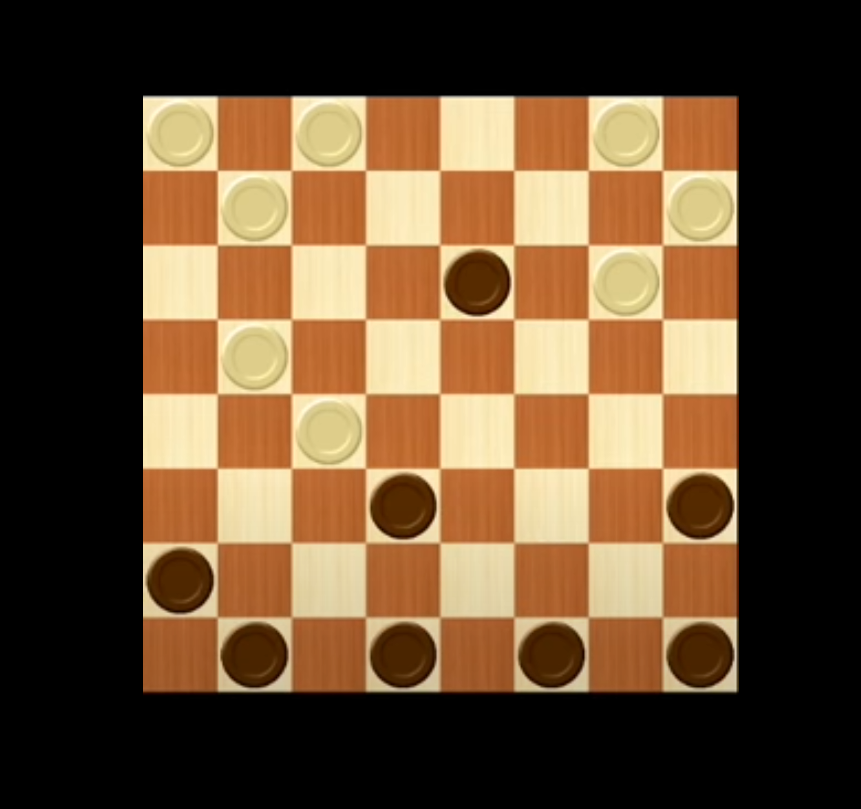
#> input picture tablero4.png, 861 x 809 px
$ python 'RIVERAVJt4.4v2 programa.py'
#> lines starting #> are read from the running program, lines starting #| are printed output that depends on the picture; after the words box and inside, x2 and y2 are one past the last pixel; in counts of white or black regions, pixels touching at a corner belong together
#JUAN RIVERA VARGAS
import cv2
import numpy as np
import matplotlib.pyplot as plt

###########################################INGRESA EL NOMBRE DE TU IMAGEN EN LA VARIABLE NOMBRE
############################################TAMBIEN DEBES PONER SU EXTENSION

nombre='tablero4.png'
img1 = cv2.imread(nombre,0)
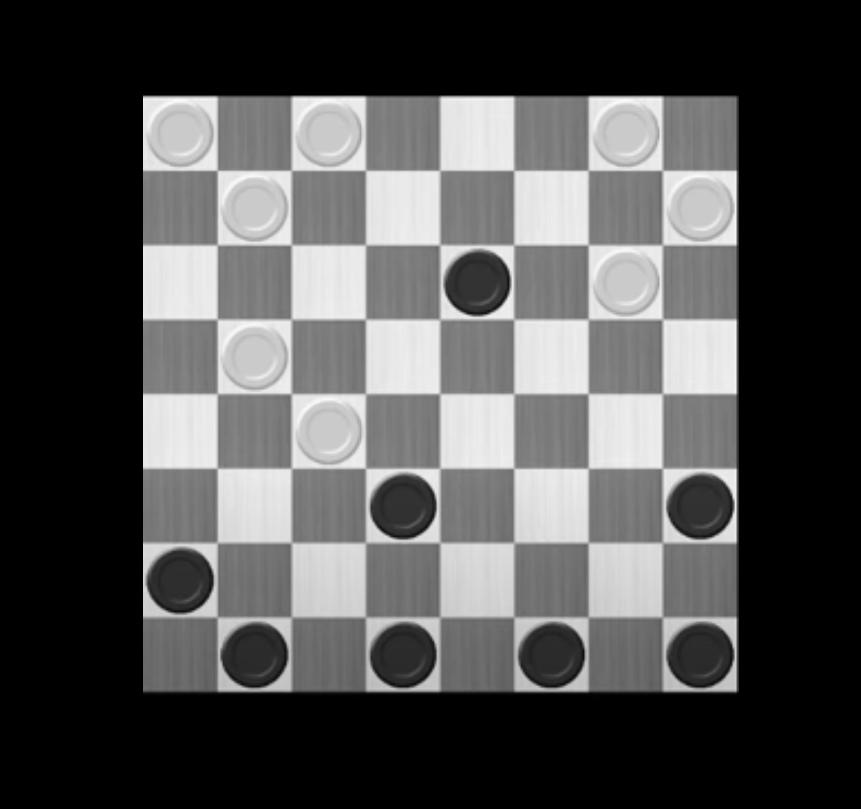
#> img1: shape (809, 861); min 0, max 251, mean 79.6
img2 = cv2.imread(nombre)
#> img2 is the input picture: shape (809, 861, 3); mean B, G, R 48.9, 75.2, 100.7

#### TABLERO DE LETRAS
letras='A B C D E F G H'.split()
numeros='8 7 6 5 4 3 2 1'.split()
tablero=[]
for numero in numeros:
  fila=[]
  for letra in letras:
    fila.append(letra + numero)
  tablero.append(fila)

tablero = np.array(tablero)

ancho=img1.shape[1]
#> ancho = 861
alto=img1.shape[0]
#> alto = 809

######################################Encuentra la arista izquierda y la superior del tablero
arista_izquierda=0
arista_superior=0
out=0
for c in range(ancho):
  for r in range(alto):
    #print(img1[r,c])
    if img1[r,c] != 0:

      arista_izquierda=c
      arista_superior=r
      out=1
      break
  if out==1:
    break


#########################################encuentra la arista inferior y derecha
arista_derecha=0
arista_inferior=0
out=0
for c in range(ancho,0,-1):
  for r in range(alto,0,-1):
    #print(img1[r,c])
    if img1[r-1,c-1] != 0:

      arista_derecha=c-1
      arista_inferior=r-1
      out=1
      break
  if out==1:
    break


########################################Encuentra las coordenadas x de cada fila del tablero
coordenadasx=[]
#dibujar lineas que atraviesan el tablero
l=37
for i in range(8):
  coordenadasx.append(l + arista_izquierda)
  if i%2==0:
    l=l+75
  else:
    l=l+74


###########################################Encuentra las coordenadas y de cada fila del tablero
coordenadasy=[]
h=38
for i in range(8):
  coordenadasy.append(arista_superior + h)
  if i%2==0:
    h=h+75
  else:
    h=h+74


#####################################################Cuenta las fichas y dibuja los circulos y letras
tonos_de_gris=[]

blancas=0
negras=0

letra=0
font = cv2.FONT_ITALIC
for i in coordenadasx:
  numero=0

  for j in coordenadasy:

    tono=img1[j,i]
    tonos_de_gris.append(tono)

    if tono <= 204+5 and tono >= 204-10:
      blancas=blancas+1
      cv2.circle(img2,(i,j),36,(238,197,72),4)
      #texto
      cv2.putText(img2,tablero[numero, letra],(i-21,j+10),font,1,(248,118,22),2,cv2.LINE_AA)

    elif tono <= 53+20 and tono >= 53-20:
      negras=negras+1
      cv2.circle(img2,(i,j),36,(0,255,0),4)
      #texto
      cv2.putText(img2,tablero[numero, letra],(i-21,j+10),font,1,(0,255,0),2,cv2.LINE_AA)

    numero += 1
  letra += 1
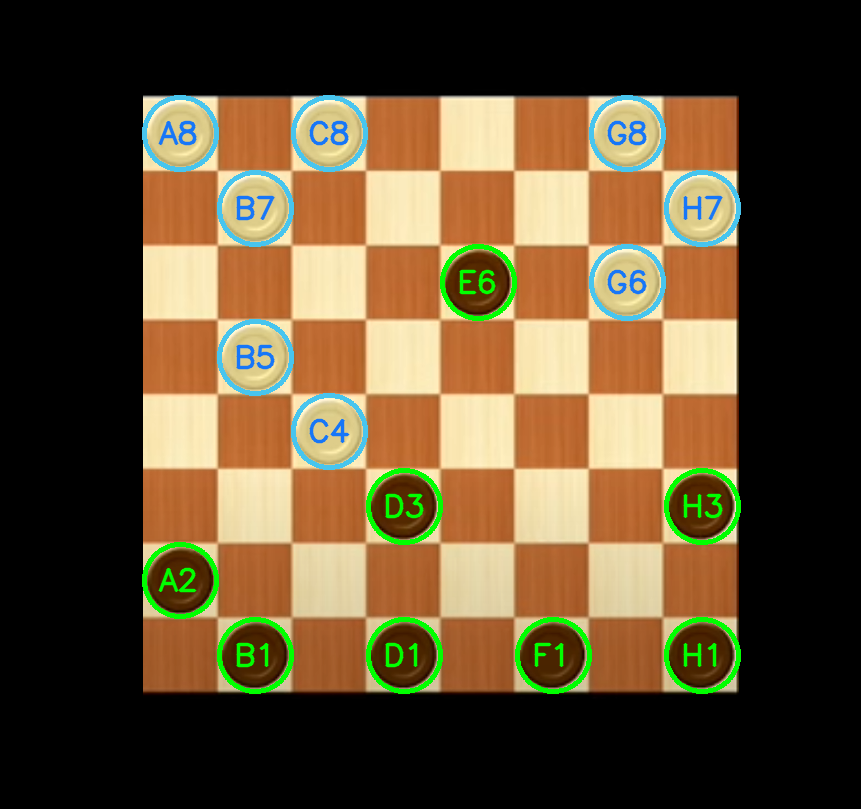
#> img2: shape (809, 861, 3); 3.78% of pixels changed, all inside (x1, y1, x2, y2) = (142, 95, 741, 694)
#> after the loop, blancas = 8; letra = 8; negras = 8; tonos_de_gris = 64 values, max 236 at index 52, min 43 at index 15, mean 149

###################################################Se imprime el total de fichas
cadena_blancas='Fichas blancas: ' + str(blancas)
#> cadena_blancas = 'Fichas blancas: 8'
cv2.putText(img2,cadena_blancas,(arista_izquierda - 20,arista_superior - 15),font,1,(248,118,22),2,cv2.LINE_AA)

cadena_negras='Fichas cafes: ' + str(negras)
#> cadena_negras = 'Fichas cafes: 8'
cv2.putText(img2,cadena_negras,(arista_izquierda - 20,arista_inferior + 45),font,1,(0,255,0),2,cv2.LINE_AA)
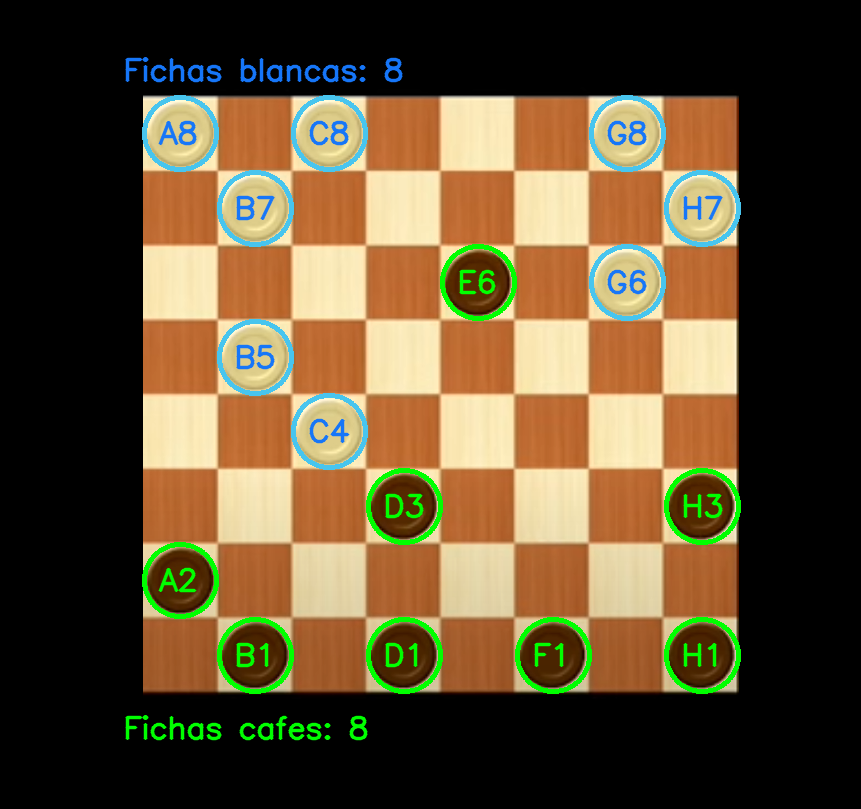
#> img2: shape (809, 861, 3); mean B, G, R 49.3, 77.4, 94.8


#########################################################SE IMPRIME EL TABLERO
img2=cv2.cvtColor(img2,cv2.COLOR_BGR2RGB)
plt.imshow(img2)
plt.title('Tablero ' + nombre[7])
plt.xticks([]),plt.yticks([])
plt.show()

$ run again, with tablero1.png copied over tablero4.png
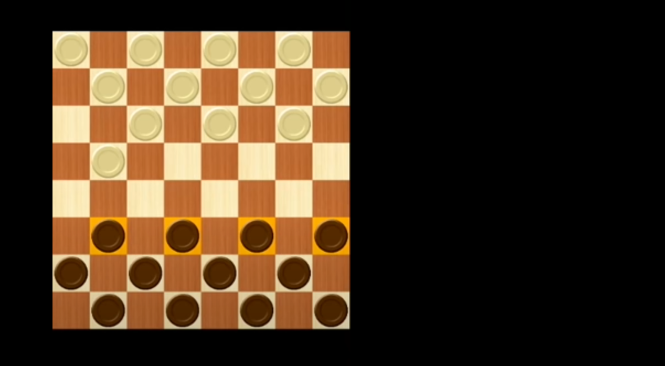
#> input picture tablero1.png, 1330 x 732 px (shown at 1/2 size)
#> img2 is the input picture: shape (732, 1330, 3); mean B, G, R 30.5, 50.4, 69.6
#> after the loop `for i in coordenadasx:`:
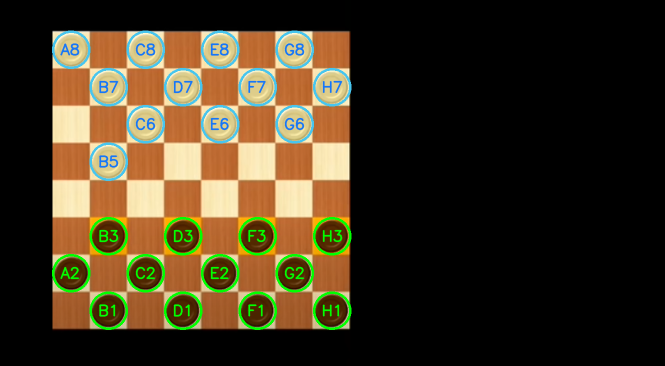
#> img2: shape (732, 1330, 3) (shown at 1/2 size); 4.06% of pixels changed, all inside (x1, y1, x2, y2) = (104, 61, 703, 660)
#> after the loop `for i in coordenadasx:`: blancas = 12; letra = 8; negras = 12; tonos_de_gris = 64 values, max 236 at index 59, min 43 at index 15, mean 136.4
#> cadena_blancas = 'Fichas blancas: 12'
#> cadena_negras = 'Fichas cafes: 12'
#> `cv2.putText(img2,cadena_negras,(arista_izquierda - 20,arista_inferior ..`:
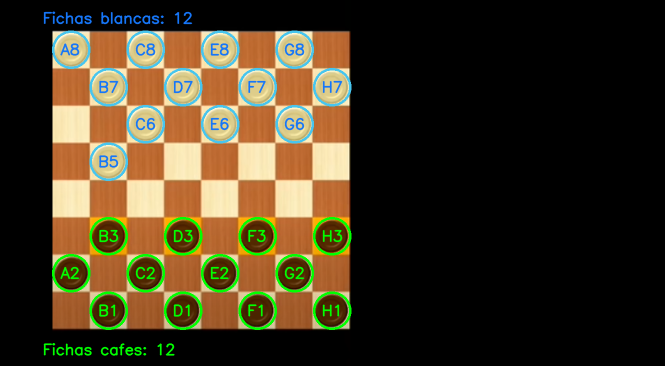
#> img2: shape (732, 1330, 3) (shown at 1/2 size); mean B, G, R 31.2, 52.6, 63.1

$ run again, with tablero2.png copied over tablero4.png
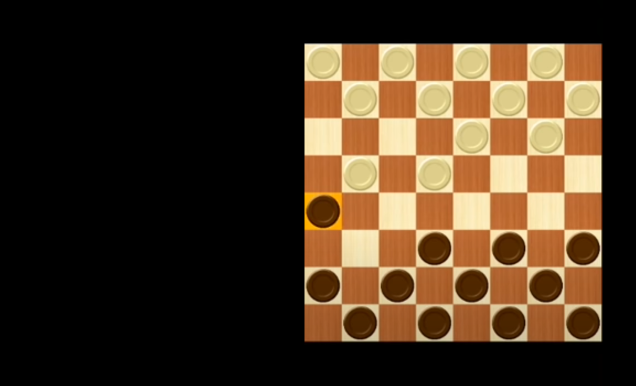
#> input picture tablero2.png, 1271 x 771 px (shown at 1/2 size)
#> img2 is the input picture: shape (771, 1271, 3); mean B, G, R 31.4, 50.4, 69
#> after the loop `for i in coordenadasx:`:
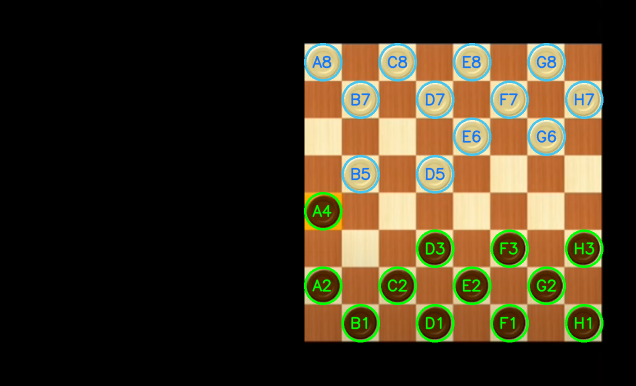
#> img2: shape (771, 1271, 3) (shown at 1/2 size); 4.02% of pixels changed, all inside (x1, y1, x2, y2) = (608, 86, 1207, 685)
#> after the loop `for i in coordenadasx:`: blancas = 12; letra = 8; negras = 12; tonos_de_gris = 64 values, max 237 at index 59, min 43 at index 15, mean 136.3
#> cadena_blancas = 'Fichas blancas: 12'
#> cadena_negras = 'Fichas cafes: 12'
#> `cv2.putText(img2,cadena_negras,(arista_izquierda - 20,arista_inferior ..`:
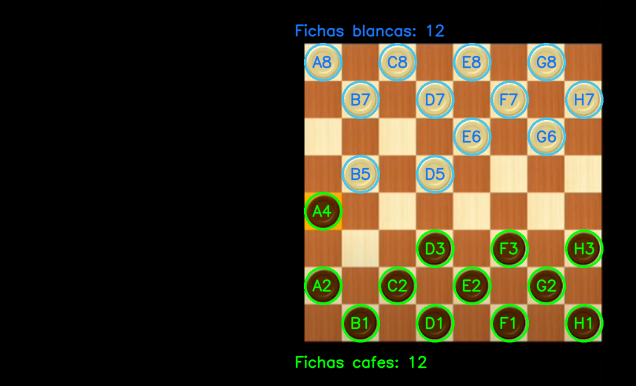
#> img2: shape (771, 1271, 3) (shown at 1/2 size); mean B, G, R 31.7, 52.4, 62.6

$ run again, with tablero3.png copied over tablero4.png
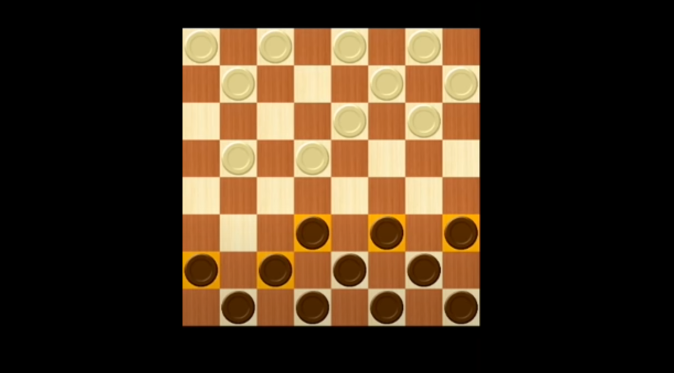
#> input picture tablero3.png, 1348 x 745 px (shown at 1/2 size)
#> img2 is the input picture: shape (745, 1348, 3); mean B, G, R 30.1, 49.5, 68.1
#> after the loop `for i in coordenadasx:`:
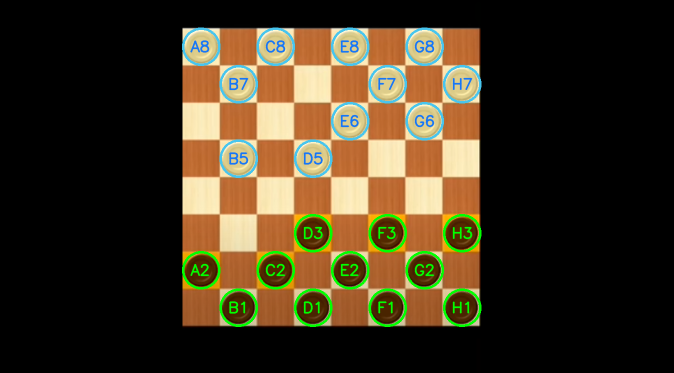
#> img2: shape (745, 1348, 3) (shown at 1/2 size); 3.61% of pixels changed, all inside (x1, y1, x2, y2) = (364, 55, 963, 654)
#> after the loop `for i in coordenadasx:`: blancas = 11; letra = 8; negras = 11; tonos_de_gris = 64 values, max 237 at index 25, min 43 at index 15, mean 139.8
#> cadena_blancas = 'Fichas blancas: 11'
#> cadena_negras = 'Fichas cafes: 11'
#> `cv2.putText(img2,cadena_negras,(arista_izquierda - 20,arista_inferior ..`:
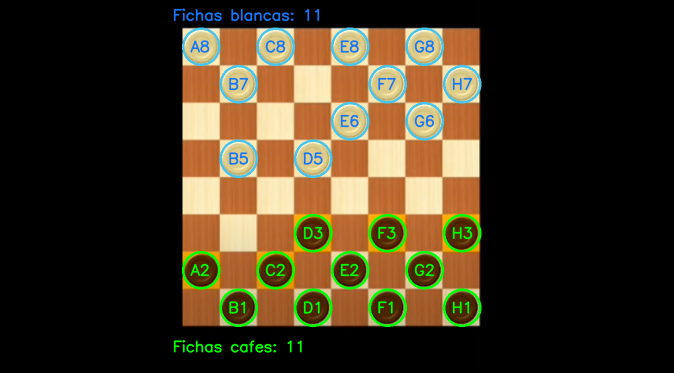
#> img2: shape (745, 1348, 3) (shown at 1/2 size); mean B, G, R 30.9, 51.5, 62.4
